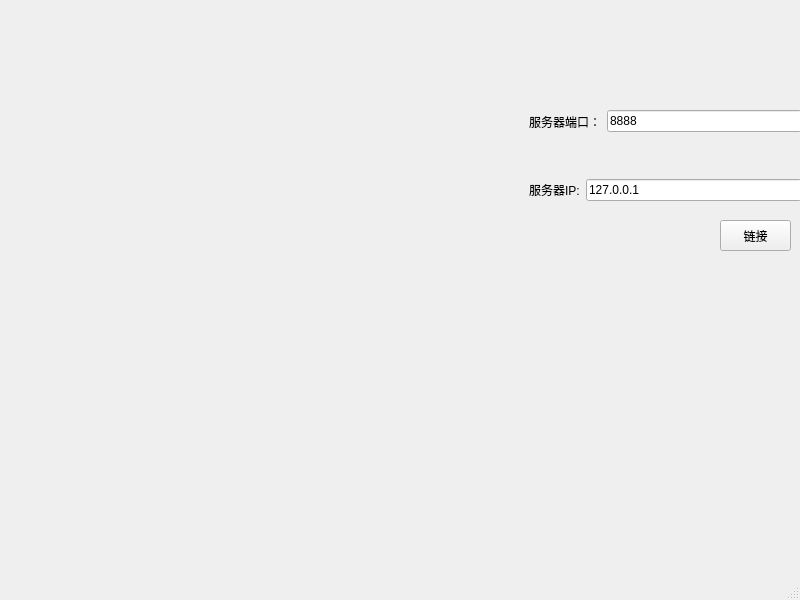
<?xml version="1.0" encoding="UTF-8"?>
<ui version="4.0">
 <class>Client</class>
 <widget class="QMainWindow" name="Client">
  <property name="geometry">
   <rect>
    <x>0</x>
    <y>0</y>
    <width>800</width>
    <height>600</height>
   </rect>
  </property>
  <property name="windowTitle">
   <string>MainWindow</string>
  </property>
  <widget class="QWidget" name="centralwidget">
   <widget class="QWidget" name="widget_3" native="true">
    <property name="geometry">
     <rect>
      <x>520</x>
      <y>90</y>
      <width>291</width>
      <height>131</height>
     </rect>
    </property>
    <layout class="QVBoxLayout" name="verticalLayout">
     <item>
      <widget class="QWidget" name="widget" native="true">
       <layout class="QHBoxLayout" name="horizontalLayout">
        <item>
         <widget class="QLabel" name="label1">
          <property name="text">
           <string>服务器端口：</string>
          </property>
         </widget>
        </item>
        <item>
         <widget class="QLineEdit" name="lineEditip">
          <property name="text">
           <string>8888</string>
          </property>
         </widget>
        </item>
       </layout>
      </widget>
     </item>
     <item>
      <widget class="QWidget" name="widget_2" native="true">
       <layout class="QHBoxLayout" name="horizontalLayout_2">
        <item>
         <widget class="QLabel" name="label2">
          <property name="text">
           <string>服务器IP:</string>
          </property>
         </widget>
        </item>
        <item>
         <widget class="QLineEdit" name="lineEditport">
          <property name="text">
           <string>127.0.0.1</string>
          </property>
         </widget>
        </item>
       </layout>
      </widget>
     </item>
    </layout>
   </widget>
   <widget class="QPushButton" name="btn">
    <property name="geometry">
     <rect>
      <x>720</x>
      <y>220</y>
      <width>71</width>
      <height>31</height>
     </rect>
    </property>
    <property name="text">
     <string>链接</string>
    </property>
   </widget>
  </widget>
  <widget class="QMenuBar" name="menubar">
   <property name="geometry">
    <rect>
     <x>0</x>
     <y>0</y>
     <width>800</width>
     <height>26</height>
    </rect>
   </property>
  </widget>
  <widget class="QStatusBar" name="statusbar"/>
 </widget>
 <resources/>
 <connections/>
</ui>
